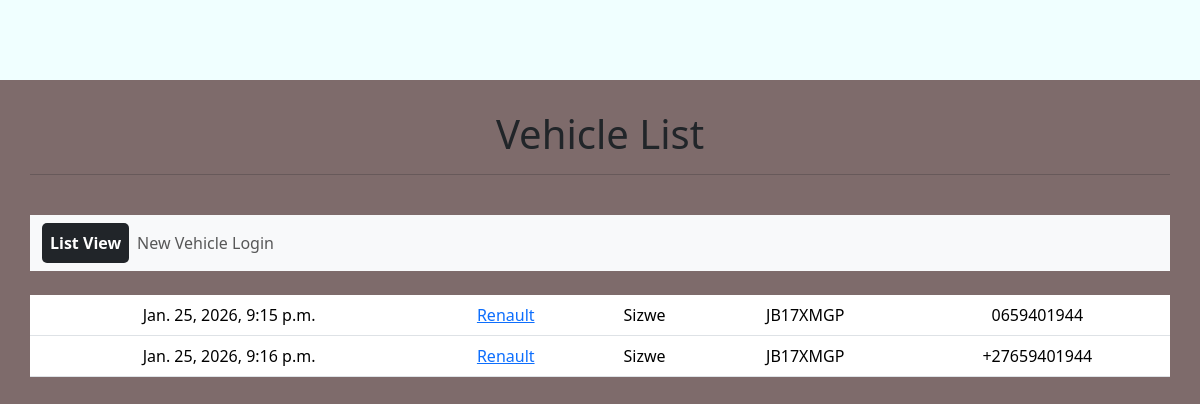
Page /listView/ on the committed database.
### carwashapp/models.py (models this page shows, shortened)
class VehicleModel(models.Model):
    colors = [
        ('White','White'),
        ('Black','Black'),
        ('Green','Green'),
        ('Red','Red'),
        ('Blue','Blue'),
        ('Silver','Silver'),
        ('Grey','Grey'),
        ('Yellow','Yellow'),
    ]
    make = [
        ('Alfa Romeo','Alfa Romeo'),
        ('Audi','Audi'),
        ('BMW','BMW'),
        ('Chevrolet','Chevrolet'),
        ('Ford','Ford'),
        ('Honda','Honda'),
        ('Hyundai','Hyundai'),
        ('Jaguar','Jaguar'),
        ('Jeep','Jeep'),
        ('Kia','Kia'),
        ('Land Rover','Land Rover'),
        ('Lexus','Lexus'),
        ('Mercedes Benz','Mercedes Benz'),
        ('Mini cooper','Mini cooper'),
        ('Mitsubishi','Mitsubishi'),
        ('Subaru','Subaru'),
        ('Suzuki','Suzuki'),
        ('Renault','Renault'),
        ('Toyota','Toyota'),
        ('Volkswagen','Volkswagen'),
        ('Volvo','Volvo'),
    ]
    theStatus = [
        ('Drive In','Drive In'),
        ('Washing in Progress','Washing in Progress'),
        ('Car wash Finished','Car wash Finished'),
    ]
    TheUser = models.OneToOneField(User, on_delete=models.CASCADE, null=True)
    TheDateEntered = models.DateTimeField(auto_now_add=True)
    TheVehicleMake = models.CharField(choices=make, max_length=50)
    TheDriverName = models.CharField(max_length=50, default="")
    TheColor = models.CharField(choices=colors, max_length=50)
    TheRegistrations = models.CharField(max_length=12, null=True, default="")
    ThePhoneNumber = models.CharField(max_length=15)

### carwashapp/views.py (the view)
# urls.py: 2. Add a URL to urlpatterns:  path('', views.home, name='home')
def home(request):
    VehicleList = VehicleModel.objects.all()
    return render(request, 'home.html',
                  {
                      'VehicleList':VehicleList
                  })

### template/home.html
{% extends 'layout.html' %}
{% load static %}
{% block content %}
<h1>Vehicle List</h1>
<hr>
<br>
{% include 'nav.html' %}
<br/>
<table class="table table-hover">
{% for vehiclelists in VehicleList %}
    <tr>
        <td>
            {{vehiclelists.TheDateEntered}}
        </td>
        <td>
            <a href="{% url 'VehicleWashDetails' vehiclelists.id %}">
            {{vehiclelists.TheVehicleMake}}
            </a>
        <br>
        </td>
        <td>
            {{vehiclelists.TheDriverName}}
        </td>
        <td>
            {{vehiclelists.TheRegistrations}}
        </td>
        <td>
            {{vehiclelists.ThePhoneNumber}}
        </td>
    </tr>
{% endfor %}
</table>
{% endblock %}

### template/layout.html (shortened to what this page needs)
{% load static %}
<!DOCTYPE html>
<html lang="en">
<head>
    <link href="https://cdn.jsdelivr.net/npm/bootstrap@5.3.8/dist/css/bootstrap.min.css" rel="stylesheet">
    <link rel="stylesheet" href="{% static 'styles/mystyles.css' %}">
</head>
<body>
    <div class="page-wrapper">
        <div class="container text-center">
        {% block content %}
        {% endblock %}
        </div>
    </div>
</body>
</html>

### template/nav.html
{% load static %}
<nav class="navbar navbar-expand-lg bg-body-tertiary">
  <div class="container-fluid">
    <div class="collapse navbar-collapse" id="navbarSupportedContent">
      <ul class="navbar-nav me-auto mb-2 mb-lg-0">
        <li class="nav-item">
          <a class="nav-link {% if request.resolver_match.url_name == 'home' %}active{% endif %}"
             href="{% url 'home' %}">
             List View
          </a>
        </li>
        <li class="nav-item">
          <a class="nav-link {% if request.resolver_match.url_name == 'CarWashApplication' %}active{% endif %}"
             href="{% url 'CarWashApplication' %}">
             New Vehicle Login
          </a>
        </li>
      </ul>
    </div>
  </div>
</nav>

### static/styles/mystyles.css (style rules this page uses)
body { background-color: azure; margin: 0; }
.page-wrapper { padding-top: 80px; min-height: 100vh; display: flex; justify-content: center; }
.container { width: 500%; max-width: 1400px; height: 850px; padding: 30px; background-color: rgb(126, 107, 107); overflow-y: auto; box-sizing: border-box; }
.navbar .nav-link.active { background-color: #212529; color: #ffffff !important; border-radius: 5px; font-weight: 600; }

### rows in the picture
VehicleModel: TheDateEntered "Jan. 25, 2026, 9:15 p.m.", TheVehicleMake "Renault", TheDriverName "Sizwe", TheRegistrations "JB17XMGP", ThePhoneNumber "0659401944"
VehicleModel: TheDateEntered "Jan. 25, 2026, 9:16 p.m.", TheVehicleMake "Renault", TheDriverName "Sizwe", TheRegistrations "JB17XMGP", ThePhoneNumber "+27659401944"
